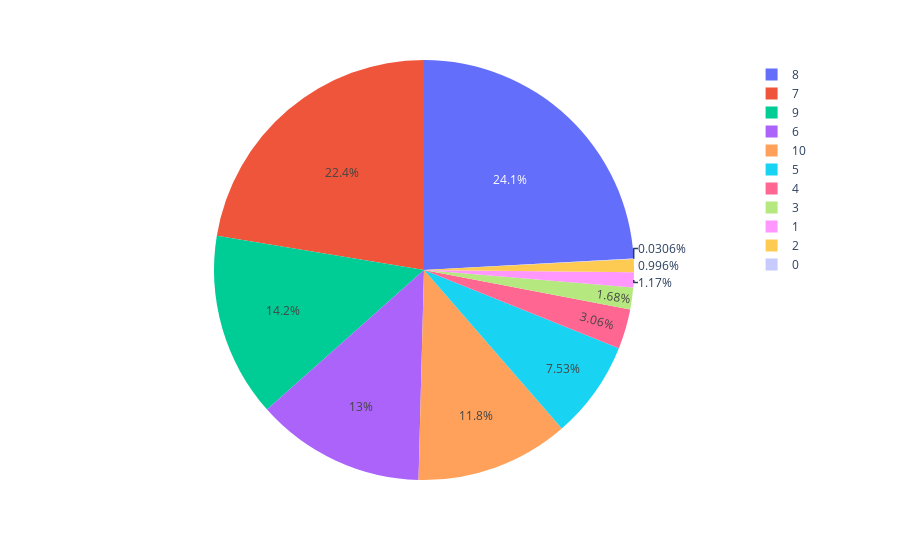

This figure's notebook cell:
### Code cell
# plotting the distribution of ratings in the dataframe

ratings=df["Ratings"].value_counts()

numbers=ratings.index   # displayed on the side
qty=ratings.values      # the number of rarings recieved on 0-10 scale for each scale point

fig=px.pie(df,values=qty, names=numbers)
fig.show()

### Figure 1 — Plotly figure (JSON) as saved in the notebook; plotly's stock layout.template omitted (floating-point values rounded to 4 significant figures)
{"data": [{"domain": {"x": [0, 1], "y": [0, 1]}, "hovertemplate": "label=%{label}<br>value=%{value}<extra></extra>", "labels": [8, 7, 9, 6, 10, 5, 4, 3, 1, 2, 0], "legendgroup": "", "name": "", "showlegend": true, "type": "pie", "values": [219311, 203476, 128749, 118323, 107284, 68458, 27779, 15258, 10663, 9053, 278]}], "layout": {"legend": {"tracegroupgap": 0}, "margin": {"t": 60}}}
